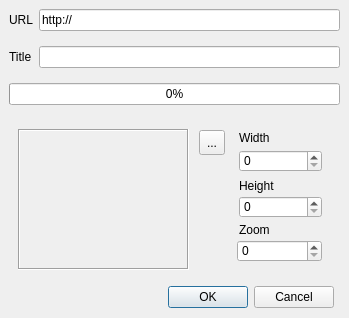
<?xml version="1.0" encoding="UTF-8"?>
<ui version="4.0">
 <class>LinkDialog</class>
 <widget class="QDialog" name="LinkDialog">
  <property name="geometry">
   <rect>
    <x>0</x>
    <y>0</y>
    <width>349</width>
    <height>318</height>
   </rect>
  </property>
  <property name="maximumSize">
   <size>
    <width>349</width>
    <height>318</height>
   </size>
  </property>
  <property name="windowTitle">
   <string>Add Link</string>
  </property>
  <property name="windowIcon">
   <iconset resource="resource/res.qrc">
    <normaloff>:/link</normaloff>:/link</iconset>
  </property>
  <layout class="QGridLayout" name="gridLayout">
   <property name="leftMargin">
    <number>9</number>
   </property>
   <property name="topMargin">
    <number>0</number>
   </property>
   <property name="rightMargin">
    <number>9</number>
   </property>
   <property name="bottomMargin">
    <number>0</number>
   </property>
   <item row="0" column="1" colspan="2">
    <widget class="QLineEdit" name="url">
     <property name="text">
      <string>http://</string>
     </property>
    </widget>
   </item>
   <item row="1" column="1" colspan="2">
    <widget class="QLineEdit" name="title"/>
   </item>
   <item row="1" column="0">
    <widget class="QLabel" name="label_2">
     <property name="text">
      <string>Title</string>
     </property>
    </widget>
   </item>
   <item row="0" column="0">
    <widget class="QLabel" name="label">
     <property name="text">
      <string>URL</string>
     </property>
    </widget>
   </item>
   <item row="2" column="0" colspan="3">
    <widget class="QProgressBar" name="progress">
     <property name="value">
      <number>0</number>
     </property>
    </widget>
   </item>
   <item row="4" column="1">
    <widget class="QDialogButtonBox" name="buttonBox">
     <property name="orientation">
      <enum>Qt::Horizontal</enum>
     </property>
     <property name="standardButtons">
      <set>QDialogButtonBox::Cancel|QDialogButtonBox::Ok</set>
     </property>
    </widget>
   </item>
   <item row="3" column="0" colspan="3">
    <widget class="QWidget" name="widget" native="true">
     <property name="minimumSize">
      <size>
       <width>331</width>
       <height>151</height>
      </size>
     </property>
     <property name="maximumSize">
      <size>
       <width>16777215</width>
       <height>151</height>
      </size>
     </property>
     <property name="autoFillBackground">
      <bool>true</bool>
     </property>
     <widget class="QLabel" name="preview">
      <property name="geometry">
       <rect>
        <x>9</x>
        <y>9</y>
        <width>171</width>
        <height>141</height>
       </rect>
      </property>
      <property name="styleSheet">
       <string notr="true">.preview{
	border-radius: 5px;
}</string>
      </property>
      <property name="frameShape">
       <enum>QFrame::Box</enum>
      </property>
      <property name="frameShadow">
       <enum>QFrame::Sunken</enum>
      </property>
      <property name="lineWidth">
       <number>1</number>
      </property>
      <property name="text">
       <string/>
      </property>
     </widget>
     <widget class="QToolButton" name="toolButton">
      <property name="geometry">
       <rect>
        <x>190</x>
        <y>10</y>
        <width>26</width>
        <height>25</height>
       </rect>
      </property>
      <property name="toolTip">
       <string>Refresh</string>
      </property>
      <property name="text">
       <string>...</string>
      </property>
      <property name="icon">
       <iconset resource="resource/res.qrc">
        <normaloff>:/refresh</normaloff>:/refresh</iconset>
      </property>
     </widget>
     <widget class="QLabel" name="label_3">
      <property name="geometry">
       <rect>
        <x>230</x>
        <y>10</y>
        <width>54</width>
        <height>15</height>
       </rect>
      </property>
      <property name="text">
       <string>Width</string>
      </property>
     </widget>
     <widget class="QSpinBox" name="width">
      <property name="geometry">
       <rect>
        <x>230</x>
        <y>30</y>
        <width>83</width>
        <height>22</height>
       </rect>
      </property>
      <property name="maximum">
       <number>1900</number>
      </property>
     </widget>
     <widget class="QLabel" name="label_4">
      <property name="geometry">
       <rect>
        <x>230</x>
        <y>58</y>
        <width>54</width>
        <height>15</height>
       </rect>
      </property>
      <property name="text">
       <string>Height</string>
      </property>
     </widget>
     <widget class="QSpinBox" name="height">
      <property name="geometry">
       <rect>
        <x>230</x>
        <y>76</y>
        <width>83</width>
        <height>22</height>
       </rect>
      </property>
      <property name="maximum">
       <number>1900</number>
      </property>
     </widget>
     <widget class="QLabel" name="label_5">
      <property name="geometry">
       <rect>
        <x>230</x>
        <y>102</y>
        <width>54</width>
        <height>15</height>
       </rect>
      </property>
      <property name="text">
       <string>Zoom</string>
      </property>
     </widget>
     <widget class="QSpinBox" name="zoom">
      <property name="geometry">
       <rect>
        <x>228</x>
        <y>120</y>
        <width>85</width>
        <height>22</height>
       </rect>
      </property>
      <property name="maximum">
       <number>100</number>
      </property>
     </widget>
    </widget>
   </item>
  </layout>
 </widget>
 <resources>
  <include location="resource/res.qrc"/>
 </resources>
 <connections>
  <connection>
   <sender>buttonBox</sender>
   <signal>accepted()</signal>
   <receiver>LinkDialog</receiver>
   <slot>accept()</slot>
   <hints>
    <hint type="sourcelabel">
     <x>248</x>
     <y>254</y>
    </hint>
    <hint type="destinationlabel">
     <x>157</x>
     <y>274</y>
    </hint>
   </hints>
  </connection>
  <connection>
   <sender>buttonBox</sender>
   <signal>rejected()</signal>
   <receiver>LinkDialog</receiver>
   <slot>reject()</slot>
   <hints>
    <hint type="sourcelabel">
     <x>316</x>
     <y>260</y>
    </hint>
    <hint type="destinationlabel">
     <x>286</x>
     <y>274</y>
    </hint>
   </hints>
  </connection>
 </connections>
</ui>
